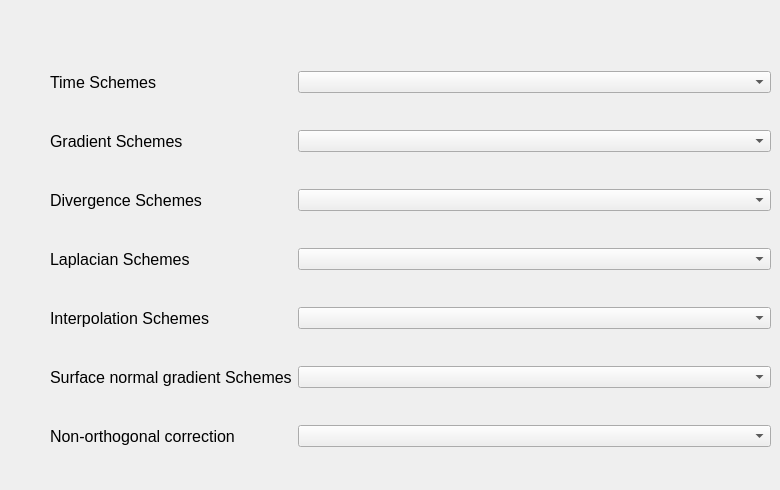
  <widget class="QWidget" name="Num_schemes">
   <property name="autoFillBackground">
    <bool>true</bool>
   </property>
   <attribute name="title">
    <string>Numerical Schemes</string>
   </attribute>
   <widget class="QWidget" name="layoutWidget">
    <property name="geometry">
     <rect>
      <x>50</x>
      <y>40</y>
      <width>721</width>
      <height>441</height>
     </rect>
    </property>
    <layout class="QGridLayout" name="gridLayout">
     <property name="horizontalSpacing">
      <number>6</number>
     </property>
     <item row="0" column="0">
      <widget class="QLabel" name="label_24">
       <property name="font">
        <font>
         <pointsize>12</pointsize>
        </font>
       </property>
       <property name="text">
        <string>Time Schemes</string>
       </property>
      </widget>
     </item>
     <item row="0" column="1" colspan="2">
      <widget class="QComboBox" name="comboBox_2"/>
     </item>
     <item row="1" column="0">
      <widget class="QLabel" name="label_27">
       <property name="font">
        <font>
         <pointsize>12</pointsize>
        </font>
       </property>
       <property name="text">
        <string>Gradient Schemes</string>
       </property>
      </widget>
     </item>
     <item row="1" column="1" colspan="2">
      <widget class="QComboBox" name="comboBox_7"/>
     </item>
     <item row="2" column="0">
      <widget class="QLabel" name="label_28">
       <property name="font">
        <font>
         <pointsize>12</pointsize>
        </font>
       </property>
       <property name="text">
        <string>Divergence Schemes</string>
       </property>
      </widget>
     </item>
     <item row="2" column="1" colspan="2">
      <widget class="QComboBox" name="comboBox_8"/>
     </item>
     <item row="3" column="0">
      <widget class="QLabel" name="label_29">
       <property name="font">
        <font>
         <pointsize>12</pointsize>
        </font>
       </property>
       <property name="text">
        <string>Laplacian Schemes</string>
       </property>
      </widget>
     </item>
     <item row="3" column="1" colspan="2">
      <widget class="QComboBox" name="comboBox_9"/>
     </item>
     <item row="4" column="0">
      <widget class="QLabel" name="label_30">
       <property name="font">
        <font>
         <pointsize>12</pointsize>
        </font>
       </property>
       <property name="text">
        <string>Interpolation Schemes</string>
       </property>
      </widget>
     </item>
     <item row="4" column="1" colspan="2">
      <widget class="QComboBox" name="comboBox_10"/>
     </item>
     <item row="5" column="0">
      <widget class="QLabel" name="label_31">
       <property name="font">
        <font>
         <pointsize>12</pointsize>
        </font>
       </property>
       <property name="lineWidth">
        <number>2</number>
       </property>
       <property name="text">
        <string>Surface normal gradient Schemes</string>
       </property>
       <property name="scaledContents">
        <bool>false</bool>
       </property>
      </widget>
     </item>
     <item row="6" column="0">
      <widget class="QLabel" name="label_32">
       <property name="font">
        <font>
         <pointsize>12</pointsize>
        </font>
       </property>
       <property name="text">
        <string>Non-orthogonal correction</string>
       </property>
      </widget>
     </item>
     <item row="6" column="1" colspan="2">
      <widget class="QComboBox" name="comboBox_12"/>
     </item>
     <item row="5" column="1" colspan="2">
      <widget class="QComboBox" name="comboBox_11"/>
     </item>
    </layout>
   </widget>
  </widget>
